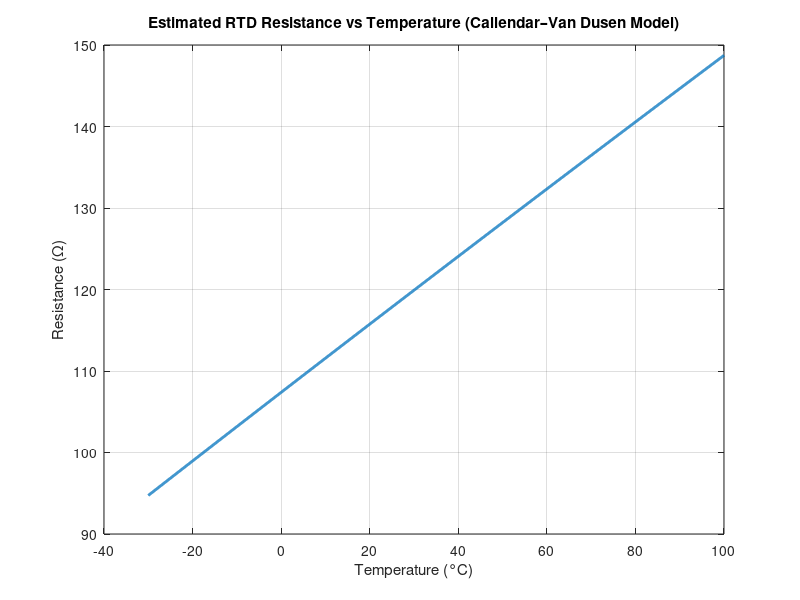

MATLAB code for this plot:
rho = 1.06e-7;
t = 100e-9;
Rs = rho / t
w = 60e-6;
Rtarget = 100;
N_squares = Rtarget / Rs
clearance = 35e-6;
pitch = w + clearance;
N = 8;
L_hoz = 550e-6;
L_hoz_total = N * L_hoz
L_vert = pitch;
L_vert_total = (N-1) * pitch
L_ends = 0e-6;
L_eff = L_hoz_total + L_vert_total + L_ends

R_ideal = (rho * L_eff) / (w * t)
Rs_real = Rs * 1.2 % Assuming 30% greater sheet resistance than ideal
N_squares_real = L_eff / w
R_eff = Rs_real * N_squares_real

%% Resistance vs Temperature
R0 = R_eff;               % Your device's nominal resistance at 0°C
A  = 3.9083e-3;
B  = -5.775e-7;
C  = -4.183e-12;          % Only used for T < 0°C

%% --- Temperature range ---
T = -30:0.1:100;          % °C

%% --- Preallocate ---
R_T = zeros(size(T));

%% --- Compute resistance across full temperature range ---
for k = 1:length(T)
    if T(k) >= 0
        % Positive temperatures use: R = R0 * (1 + A*T + B*T^2)
        R_T(k) = R0 * (1 + A*T(k) + B*T(k)^2);
    else
        % Negative temperatures use: R = R0 * [1 + A*T + B*T^2 + C*(T-100)*T^3]
        R_T(k) = R0 * (1 + A*T(k) + B*T(k)^2 + C*(T(k)-100)*(T(k)^3));
    end
end

%% --- Plot ---
figure;
plot(T, R_T, 'LineWidth', 2);
grid on;
xlabel('Temperature (°C)');
ylabel('Resistance (Ω)');
title('Estimated RTD Resistance vs Temperature (Callendar–Van Dusen Model)');